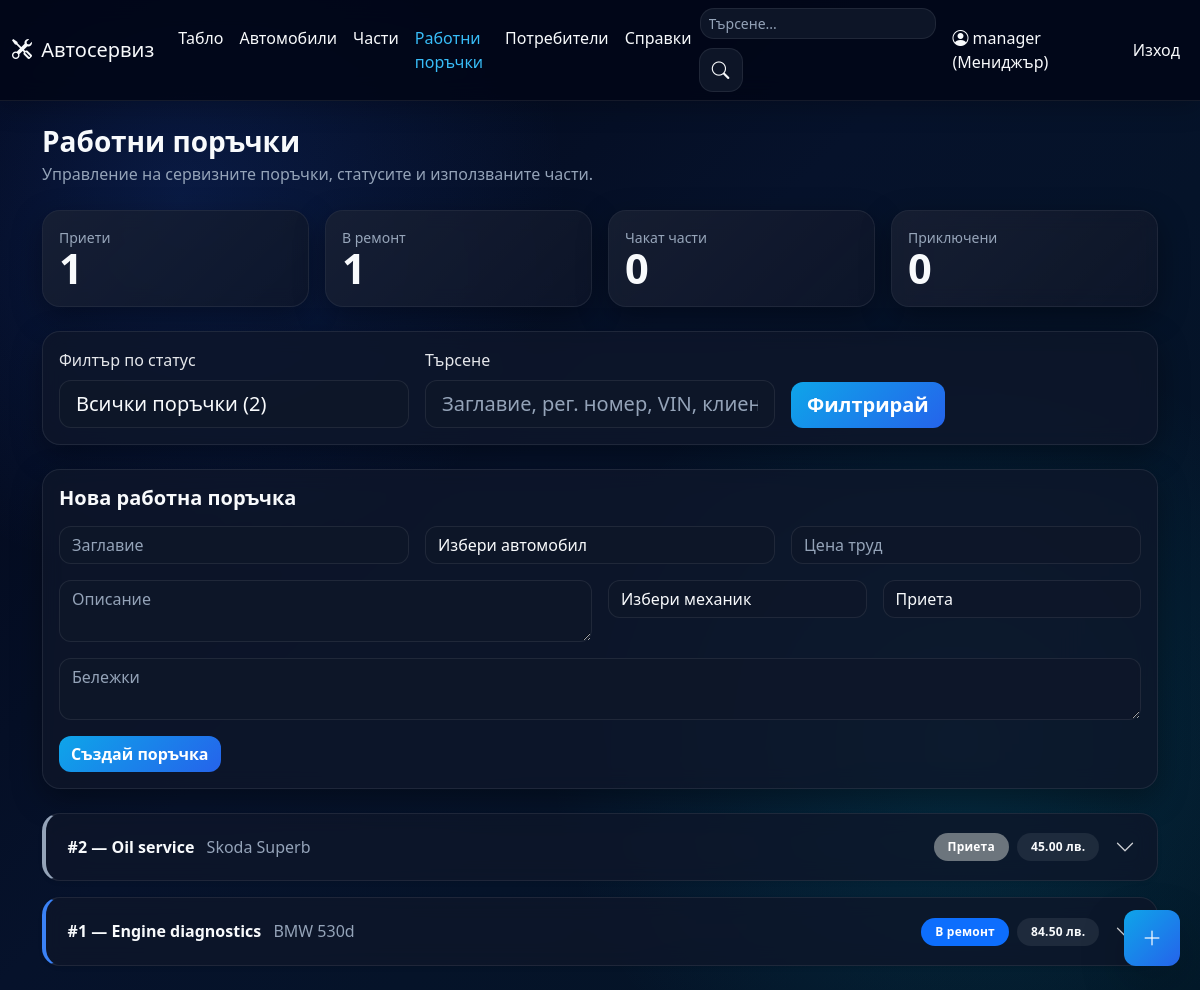
/work-orders (signed in), run on an earlier commit of the app's database.
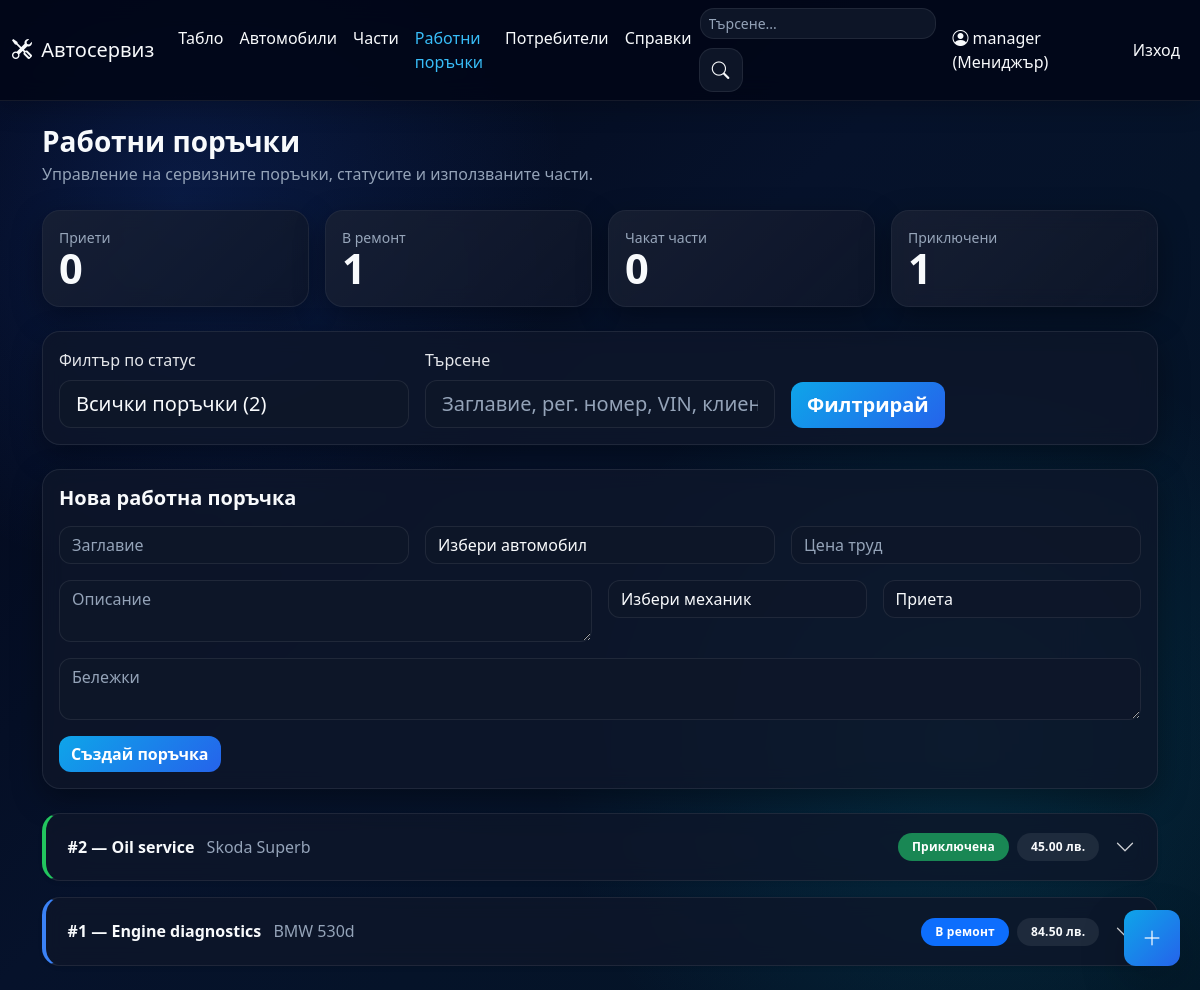
And on a later commit of the database.
### app/models.py (models this page shows)
class WorkOrder(db.Model):
    id = db.Column(db.Integer, primary_key=True)
    title = db.Column(db.String(150), nullable=False)
    description = db.Column(db.Text, nullable=False)
    status = db.Column(db.String(30), nullable=False, default='open')
    notes = db.Column(db.Text)
    labor_cost = db.Column(db.Float, nullable=False, default=0.0)
    created_at = db.Column(db.DateTime, default=datetime.now)
    updated_at = db.Column(db.DateTime, default=datetime.now, onupdate=datetime.now)
    car_id = db.Column(db.Integer, db.ForeignKey('car.id'), nullable=False)
    client_id = db.Column(db.Integer, db.ForeignKey('user.id'))
    mechanic_id = db.Column(db.Integer, db.ForeignKey('user.id'))
    created_by_id = db.Column(db.Integer, db.ForeignKey('user.id'))
    client = db.relationship('User', foreign_keys=[client_id], backref='client_orders')
    mechanic = db.relationship('User', foreign_keys=[mechanic_id], backref='assigned_orders')
    created_by = db.relationship('User', foreign_keys=[created_by_id], backref='created_orders')
    parts = db.relationship('WorkOrderPart', backref='work_order', lazy=True, cascade='all, delete-orphan')
    @property
    def total_parts_cost(self):
        return round(sum((link.unit_price_snapshot or 0) * link.quantity_used for link in self.parts), 2)
    @property
    def total_cost(self):
        return round((self.labor_cost or 0) + self.total_parts_cost, 2)

class Car(db.Model):
    id = db.Column(db.Integer, primary_key=True)
    vin = db.Column(db.String(64), unique=True, nullable=False)
    registration_number = db.Column(db.String(32), unique=True)
    make = db.Column(db.String(80), nullable=False)
    model = db.Column(db.String(80), nullable=False)
    year = db.Column(db.Integer)
    owner_name = db.Column(db.String(120), nullable=False)
    owner_phone = db.Column(db.String(30))
    image_filename = db.Column(db.String(255))
    user_id = db.Column(db.Integer, db.ForeignKey('user.id'))
    created_at = db.Column(db.DateTime, default=datetime.now)
    orders = db.relationship('WorkOrder', backref='car', lazy=True, cascade='all, delete-orphan')

### app/routes_orders.py (the view, shortened to what this page needs)
    @app.route('/work-orders', methods=['GET', 'POST'])
    @login_required
    def list_work_orders():
        selected_status = request.args.get('status', '').strip()
        search = request.args.get('q', '').strip()
        query = WorkOrder.query.join(Car).order_by(WorkOrder.created_at.desc())
        if current_user.role == 'mechanic':
            query = query.filter((WorkOrder.mechanic_id == current_user.id) | (WorkOrder.mechanic_id.is_(None)))
        elif current_user.role == 'client':
            query = query.filter(client_order_filter(current_user))
        if selected_status in ALLOWED_WORK_ORDER_STATUSES:
            query = query.filter(WorkOrder.status == selected_status)
        work_orders = query.all()
        if current_user.role == 'client':
            cars = Car.query.filter(client_car_filter(current_user)).order_by(Car.make.asc(), Car.model.asc()).all()
        else:
            cars = Car.query.order_by(Car.make.asc(), Car.model.asc()).all()
        mechanics = User.query.filter_by(role='mechanic').all()
        parts = Part.query.order_by(Part.name.asc()).all()
        status_counts_query = WorkOrder.query
        if current_user.role == 'mechanic':
            status_counts_query = status_counts_query.filter((WorkOrder.mechanic_id == current_user.id) | (WorkOrder.mechanic_id.is_(None)))
        elif current_user.role == 'client':
            status_counts_query = status_counts_query.join(Car).filter(client_order_filter(current_user))
        status_counts = {code: status_counts_query.filter(WorkOrder.status == code).count() for code in ALLOWED_WORK_ORDER_STATUSES}
        total_visible_orders = sum(status_counts.values())
        return render_template(
            'work_orders.html',
            work_orders=work_orders,
            cars=cars,
            mechanics=mechanics,
            parts=parts,
            selected_status=selected_status,
            search=search,
            status_counts=status_counts,
            total_visible_orders=total_visible_orders,
        )

### app/route_support.py (called while the page is built)
def register_template_helpers(app):
    @app.context_processor
    def inject_status_helpers():
        return {
            'status_label': status_label,
            'status_badge': status_badge,
            'status_meta': STATUS_META,
            'role_label': role_label,
            'pdf_export_enabled': pdf_export_available(),
        }

def status_label(status: str) -> str:
    return STATUS_META.get(status, {}).get('label', status)

def status_badge(status: str) -> str:
    return STATUS_META.get(status, {}).get('badge', 'text-bg-light')

def role_label(role: str) -> str:
    return ROLE_META.get(role, role)

def load_pdf_dependencies():
    pagesizes = import_module('reportlab.lib.pagesizes')
    utils = import_module('reportlab.lib.utils')
    pdfbase = import_module('reportlab.pdfbase')
    ttfonts = import_module('reportlab.pdfbase.ttfonts')
    pdfgen = import_module('reportlab.pdfgen.canvas')
    return {
        'A4': pagesizes.A4,
        'simple_split': utils.simpleSplit,
        'pdfmetrics': pdfbase.pdfmetrics,
        'ttfont': ttfonts.TTFont,
        'canvas': pdfgen,
    }

### app/templates/work_orders.html (shortened to what the changed rows need)
{% extends "base.html" %}
{% block content %}
<div class="row g-3 mb-4">
  <div class="col-xl-3 col-md-6"><div class="card stat-card h-100 status-open-card"><div class="card-body"><div class="text-muted small">Приети</div><div class="stat-number">{{ status_counts['open'] }}</div></div></div></div>
  <div class="col-xl-3 col-md-6"><div class="card stat-card h-100 status-completed-card"><div class="card-body"><div class="text-muted small">Приключени</div><div class="stat-number">{{ status_counts['completed'] }}</div></div></div></div>
</div>
<div class="accordion" id="ordersAccordion">
  {% for order in work_orders %}
  <div class="accordion-item mb-3 shadow-sm order-item status-{{ order.status }}">
    <h2 class="accordion-header" id="heading{{ order.id }}">
      <button class="accordion-button collapsed" type="button" data-bs-toggle="collapse" data-bs-target="#collapse{{ order.id }}" aria-expanded="false" aria-controls="collapse{{ order.id }}">
        <div class="d-flex flex-column flex-md-row justify-content-between w-100 me-3 gap-2 align-items-start align-items-md-center">
          <div>
            <span class="fw-semibold">#{{ order.id }} — {{ order.title }}</span>
            <span class="text-muted ms-md-2">{{ order.car.make }} {{ order.car.model }}</span>
          </div>
          <div class="d-flex flex-wrap align-items-center gap-2">
            <span class="badge {{ status_badge(order.status) }} status-pill">{{ status_label(order.status) }}</span>
            <span class="badge text-bg-light">{{ '%.2f'|format(order.total_cost) }} лв.</span>
          </div>
        </div>
      </button>
    </h2>
  </div>
  {% else %}
  <div class="card"><div class="card-body text-muted">Няма работни поръчки за избрания филтър.</div></div>
  {% endfor %}
</div>
{% endblock %}

What changed in the data, as far as the page shows it:
changed WorkOrder "Oil service": status "Приета" → "Приключена"
Also different on the page:
{{ status_counts['open'] }}: "1" → "0"
{{ status_counts['completed'] }}: "0" → "1"
